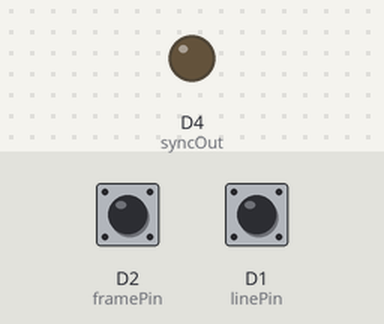
Simulated run of this sketch. Board: ESP8266 (NodeMCU). On the bench: output pins drawn as LEDs (lit = HIGH). The test bench sets the inputs (shaded band); at power-on: D1 (linePin) HIGH, D2 (framePin) HIGH.

Above: at 1.2 s.
1.3 s: D1 (linePin) pulsed LOW 5 times (0.12 s each, 0.3 s apart)
At 2.6 s:
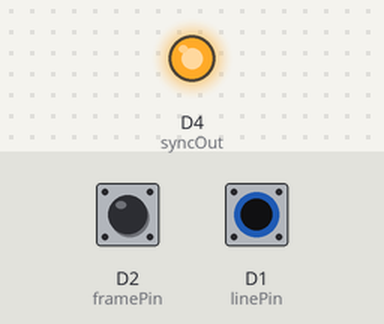
Timing chart, 0 to 4.3 s (numbered marks = the images above; inputs shaded):
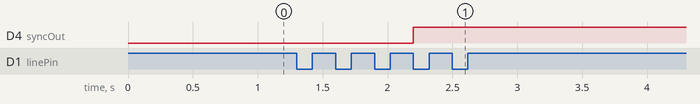

The sketch:

sync_car_tv.ino
```cpp
#include <ESP8266WiFi.h>
const byte linePin = D1;   // D1 Line HS
const byte framePin = D2;  // D2 Frame VS
const byte syncOut = D4;   // D4 TV sync out
// при подключенном к выходу Д4 ПАЛ-кодера ESP8266 не заводится,
// надо отключить видео выход при включении питания Спектрума

int hs_count = 0;

IRAM_ATTR void frameSync() {
  if (hs_count > 30) {
    digitalWrite(syncOut, 0);
    hs_count = 0;
  }
  hs_count += 1;
}

IRAM_ATTR void lineSync() {
  if (hs_count > 2) {
    digitalWrite(syncOut, 0);
    delayMicroseconds(4);
    digitalWrite(syncOut, 1);
  }
  hs_count++;
}

void setup() {
  Serial.begin(19200);
  WiFi.mode(WIFI_OFF);
  WiFi.forceSleepBegin();
  pinMode(syncOut, OUTPUT);
  pinMode(linePin, INPUT_PULLUP);
  pinMode(framePin, INPUT_PULLUP);
  attachInterrupt(digitalPinToInterrupt(linePin), lineSync, FALLING);
  attachInterrupt(digitalPinToInterrupt(framePin), frameSync, FALLING);
}

void loop() {
}
```

Measured:
- after the input at 1.3 s, D4 (syncOut): LOW → HIGH after 0.90 s
